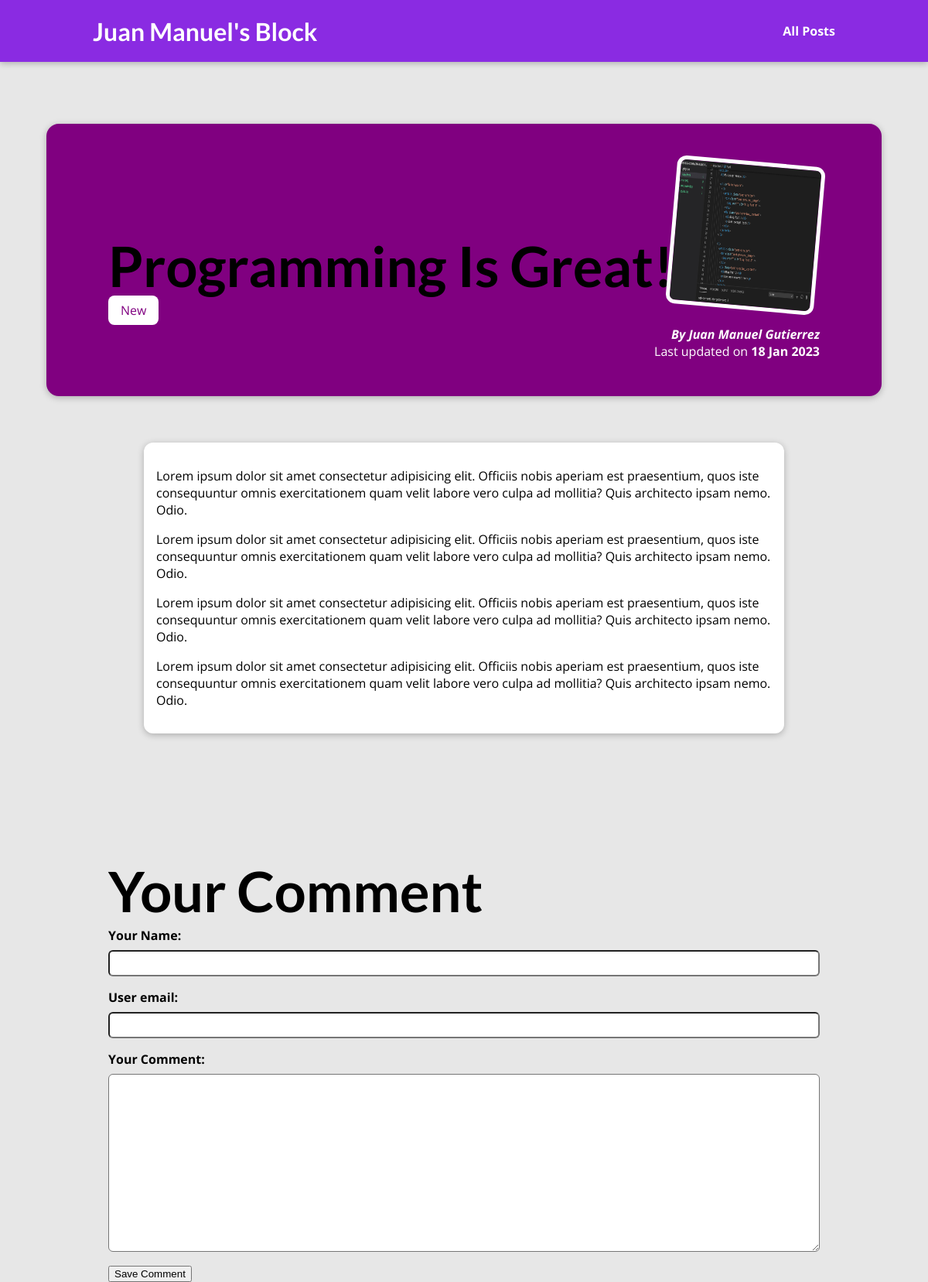
Page /posts/programming-is-fun on the committed database.
### blog/models.py (models this page shows, shortened)
class Post(models.Model):
    title = models.CharField(max_length=150)
    excerpt = models.CharField(max_length=200)
    image = models.ImageField(upload_to="posts",
    null=True)
    date = models.DateField(auto_now=True)
    slug = models.SlugField(unique=True)
    content = models.TextField(validators=[
        MinLengthValidator(10)
    ])
    author = models.ForeignKey(Author, on_delete=models.SET_NULL, null=True, related_name="post")
    tags = models.ManyToManyField(Tag)

class Tag(models.Model):
    captions = models.CharField(max_length=20)

class Author(models.Model):
    first_name = models.CharField(max_length=100)
    last_name = models.CharField(max_length=100)
    email_address = models.EmailField()
    def fullname(self):
        return f"{self.first_name} {self.last_name}"
    def __str__(self) -> str:
        return self.fullname()

### blog/views.py (the view)
# urls.py: path("posts/<slug:slug>", views.SinglePostView.as_view(),
class SinglePostView(DetailView):
    template_name = "blog/post-detail.html"
    model = Post
    def get_context_data(self, **kwargs):
        context =  super().get_context_data(**kwargs)
        context["post_tags"] =  self.object.tags.all()
        context["comment_form"] = CommentForm()
        return context

### blog/forms.py
class CommentForm(forms.ModelForm):
    class Meta:
        model = Comment
        exclude = ["post"]
        labels = {
            "user_name": "Your Name",
            "user_emal": "Your Email",
            "text": "Your Comment"
        }

### blog/templates/blog/post-detail.html (shortened to what this page needs)
{% extends "base.html" %}
{%  load static %}
{% load static %}
{% block css_files %}
    <link rel="stylesheet" href="{% static 'blog/post-detail.css' %}">
{% endblock %}
{% block content %}
    <section id="summary">
        <h2>{{ post.title }}</h2>
        <div>
            {% for tag in post_tags %}
                <span class="tag">{{ tag.captions }}</span>
            {% endfor %}
        </div>
        <article>
            <img src="{{ post.image.url }}" alt=post.title>
            <address>By <a href="mailto:{{ post.author.email_address }}">{{ post.author }}</a></address>
            <div>
                Last updated on  <time>{{ post.date|date:'d M Y' }}</time>
            </div>
        </article>
        <main>
            {{ post.content|linebreaks }}
        </main>
        <section>
            <h2>Your Comment</h2>
            <form class="comment-form">
                {% for form_field in comment_form %}
                <div class="form-control">
                    {{ form_field.label_tag }}
                    {{ form_field }}
                </div>
                {% endfor %}
                <button>Save Comment</button>
            </form>
        </section>
    </section>
{% endblock %}

### static/app.css (style rules this page uses)
* { box-sizing: border-box; }
html { font-family: 'Open Sans', 'Lato', sans-serif; }
body { margin: 0; }
h1, h2, h3 { font-family: 'Lato', sans-serif; font-weight: bold; }

### blog/static/blog/post-detail.css (style rules this page uses)
body { background-color: #e7e7e7; }
#summary { margin: 10rem auto 3rem auto; padding: 5rem; width: 90%; max-width: 90rem; border-radius: 16px; background-color: purple; position: relative; box-shadow: 0 2px 8px rgba(0, 0, 0, 0.25); height: 22rem; }
#summary h2 { color: black; font-size: 4.5rem; margin-bottom: 0.25rem; }
#summary article { position: absolute; top: 2rem; right: 3rem; padding: 1rem 2rem; border-radius: 12px; text-align: right; color: white; }
#summary article img { width: 12rem; height: 12rem; border-radius: 12px; transform: rotateZ(5deg); border: 5px solid white; margin-bottom: 1rem; }
#summary address { font-weight: bold; }
#summary a { color: white; text-decoration: None; }
#summary time { font-weight: bold; }
main { width: 90%; max-width: 90rem; margin: 10rem auto; background-color: white; padding: 1rem; border-radius: 12px; box-shadow: 0 2px 8px rgba(0, 0, 0, 0.25); }
.tag { background-color: white; color: purple; padding: 0.5rem 1rem; border-radius: 8px; }
.form-control { margin-bottom: 1rem; }
.form-control label { font-weight: bold; margin-bottom: 0.5rem; display: block; }
.form-control input, .form-control textarea { display: block; width: 100%; font: inherit; padding: 0.25rem; border-radius: 6px; }

### rows in the picture
Post: title "Programming Is Great!", image (picture), author "Juan Manuel Gutierrez", date "18 Jan 2023", content "Lorem ipsum dolor sit amet consectetur adipisicing elit. Officiis nobis aperiam est praesentium, quos iste consequuntur omnis exercitationem quam velit labore vero culpa ad mollitia? Quis architecto ipsam nemo. Odio. Lorem ipsum dolor sit amet consectetur adipisicing elit. Officiis nobis aperiam est praesentium, quos iste consequuntur omnis exercitationem quam velit labore vero culpa ad mollitia? Quis architecto ipsam nemo. Odio. Lorem ipsum dolor sit amet consectetur adipisicing elit. Officiis nobis aperiam est praesentium, quos iste consequuntur omnis exercitationem quam velit labore vero culpa ad mollitia? Quis architecto ipsam nemo. Odio. Lorem ipsum dolor sit amet consectetur…"
Tag: captions "New"
